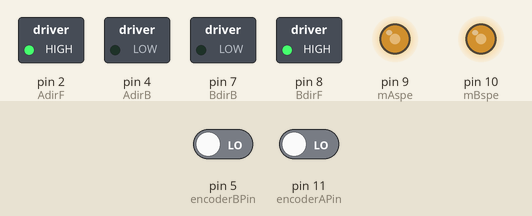
Recording of a sketch running on a simulated Arduino Uno, built with avr-gcc and run on an emulated ATmega328P. Shown: switched loads named in the sketch (green lamp = pin HIGH), output pins drawn as LEDs (lit = HIGH). The inputs (shaded band) are chosen by the test bench; at power-on: pin 5 (encoderBPin) LOW, pin 11 (encoderAPin) LOW. What the sketch prints to the serial monitor is not drawn.

Above: at 0.16 s.
Timing chart, 0 to 1.8 s (numbered marks = the images above):
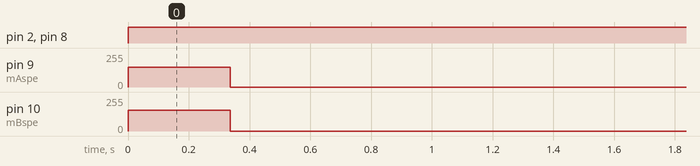

The sketch:

strictlystraight.ino
```cpp
#include <PID_v1.h>
#include <PinChangeInt.h>

#include "DualVNH5019MotorShield.h"
int mAspe = 9;
int mBspe = 10;
int AdirF = 2;
int AdirB = 4;
int BdirF = 8;
int BdirB = 7;
int encoderAPin = 11;
int encoderBPin = 5;
int encoder0Pos = 0;
int encoder0PosB = 0;
int encoder0PinALast = 0;
int encoder0PinBLast = 0;
int totalEncoderA = 0;
int totalEncoderB = 0;

double motor1_measure = 0;
double motor1_dist = 0;
double motor1_Setpoint = 136;  //temp use fake value

double motor2_measure = 0;
double motor2_dist = 0;
double motor2_Setpoint = 136.8; //temp use fake value

int Speed1 = 150;
int Speed2 = 154;

int timer=0;

PID PID_Motor1(&motor1_measure, &motor1_dist, &motor1_Setpoint, 0.1, 0.32, 0.001, DIRECT);
PID PID_Motor2(&motor2_measure, &motor2_dist, &motor2_Setpoint, 0.1, 0.34, 0.001, DIRECT);

DualVNH5019MotorShield md;

void setup()
{

  pinMode (encoderAPin,INPUT);
  pinMode (encoderBPin,INPUT);
  pinMode (mAspe,OUTPUT);
  pinMode (mBspe,OUTPUT);
  pinMode (AdirF,OUTPUT);
  pinMode (AdirB,OUTPUT);
  pinMode (BdirF,OUTPUT);
  pinMode (BdirB,OUTPUT);
  Serial.begin (9600);
  md.init();

  PID_Motor1.SetMode(AUTOMATIC);
  PID_Motor2.SetMode(AUTOMATIC);

  //  PID_Motor1.SetSampleTime(50);
  //  PID_Motor2.SetSampleTime(50);

  PID_Motor1.SetOutputLimits(-800, 800);
  PID_Motor2.SetOutputLimits(-800, 800);
  int timer=0;

}
void loop(){
  forward();

}
void forward(){
  encoder0Pos = 0;
  encoder0PosB = 0;
  totalEncoderA = 0;
  totalEncoderB = 0;
  timer=0;
  //2600 110cm
  while(totalEncoderA<=2563){


    digitalWrite(AdirF,HIGH);
    digitalWrite(AdirB,LOW);
    digitalWrite(BdirB,LOW);
    digitalWrite(BdirF,HIGH);
    analogWrite(mAspe,Speed1);
    analogWrite(mBspe,Speed2);

    timer++;

    /////////////////for encoder
    int n = digitalRead(encoderAPin);
    int n2 = digitalRead(encoderBPin);
    if ((encoder0PinALast == LOW) && (n == HIGH)) {
      encoder0Pos++;
      totalEncoderA ++;
    }
    if((encoder0PinBLast==LOW)&&(n2==HIGH)){
      encoder0PosB++;
      totalEncoderB++;
    }
    encoder0PinALast = n;
    encoder0PinBLast = n2;

    //}

    //Serial.print("motorA: ");
    //Serial.println(encoder0Pos);
    //Serial.print("MotorB: ");
    //Serial.println(encoder0PosB);
    //Serial.print("/");
    //Serial.println(totalEncoderA);
    //Serial.println(totalEncoderB);
    //Serial.println(Speed1);
    //Serial.println(Speed2);

    motor1_measure = encoder0Pos;
    motor2_measure = encoder0PosB;
    if(timer ==5986)
    {
      PID_Motor1.Compute();
      PID_Motor2.Compute();


      Speed1 = ((motor1_dist / motor1_measure) +1) * Speed1;
      Speed2 = ((motor2_dist / motor2_measure) +1) * Speed2;
      timer = 0;
      Serial.println("encoder A");
      Serial.println(encoder0Pos);
      Serial.println("encoder B");
      Serial.println(encoder0PosB);
      encoder0Pos = 0;
      encoder0PosB = 0;
      Serial.println("motor A:");
      Serial.println(motor1_dist);
      Serial.println(motor1_measure);
      Serial.println("motor B:");
      Serial.println(motor2_dist);
      Serial.println(motor2_measure);
      Serial.println("Speed1");
      Serial.println(Speed1);
      Serial.println("Speed2");
      Serial.println(Speed2);

    }

  }
  Serial.println("totalA");
  Serial.println(totalEncoderA);
  Serial.println("totalB");
  Serial.println(totalEncoderB);
  digitalWrite(AdirF,HIGH);
  digitalWrite(AdirB,LOW);
  digitalWrite(BdirB,LOW);
  digitalWrite(BdirF,HIGH);
  analogWrite(mAspe,0);
  analogWrite(mBspe,0);
  delay(9000);
}
```

Measured:
- by itself, pin 2 (AdirF), pin 8 (BdirF): LOW → HIGH at 0.00 s
- by itself, pin 9 (mAspe): 0/255 → 150/255 at 0.00 s, → 0/255 0.34 s later
- by itself, pin 10 (mBspe): 0/255 → 154/255 at 0.00 s, → 0/255 0.34 s later
